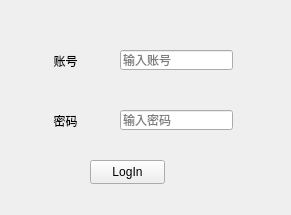
<?xml version="1.0" encoding="UTF-8"?>
<ui version="4.0">
 <class>Form</class>
 <widget class="QWidget" name="Form">
  <property name="geometry">
   <rect>
    <x>0</x>
    <y>0</y>
    <width>291</width>
    <height>215</height>
   </rect>
  </property>
  <property name="windowTitle">
   <string>登陆框</string>
  </property>
  <property name="layoutDirection">
   <enum>Qt::LayoutDirection::LeftToRight</enum>
  </property>
  <property name="autoFillBackground">
   <bool>false</bool>
  </property>
  <widget class="QLabel" name="label">
   <property name="geometry">
    <rect>
     <x>10</x>
     <y>30</y>
     <width>111</width>
     <height>61</height>
    </rect>
   </property>
   <property name="text">
    <string>账号</string>
   </property>
   <property name="alignment">
    <set>Qt::AlignmentFlag::AlignCenter</set>
   </property>
  </widget>
  <widget class="QLabel" name="label_2">
   <property name="geometry">
    <rect>
     <x>10</x>
     <y>90</y>
     <width>111</width>
     <height>61</height>
    </rect>
   </property>
   <property name="text">
    <string>密码</string>
   </property>
   <property name="alignment">
    <set>Qt::AlignmentFlag::AlignCenter</set>
   </property>
  </widget>
  <widget class="QLineEdit" name="lineEdit">
   <property name="geometry">
    <rect>
     <x>120</x>
     <y>50</y>
     <width>113</width>
     <height>20</height>
    </rect>
   </property>
   <property name="inputMask">
    <string/>
   </property>
   <property name="placeholderText">
    <string>输入账号</string>
   </property>
  </widget>
  <widget class="QLineEdit" name="lineEdit_2">
   <property name="geometry">
    <rect>
     <x>120</x>
     <y>110</y>
     <width>113</width>
     <height>20</height>
    </rect>
   </property>
   <property name="inputMask">
    <string/>
   </property>
   <property name="placeholderText">
    <string>输入密码</string>
   </property>
  </widget>
  <widget class="QPushButton" name="pushButton">
   <property name="geometry">
    <rect>
     <x>90</x>
     <y>160</y>
     <width>75</width>
     <height>24</height>
    </rect>
   </property>
   <property name="text">
    <string>LogIn</string>
   </property>
  </widget>
 </widget>
 <resources/>
 <connections/>
</ui>
